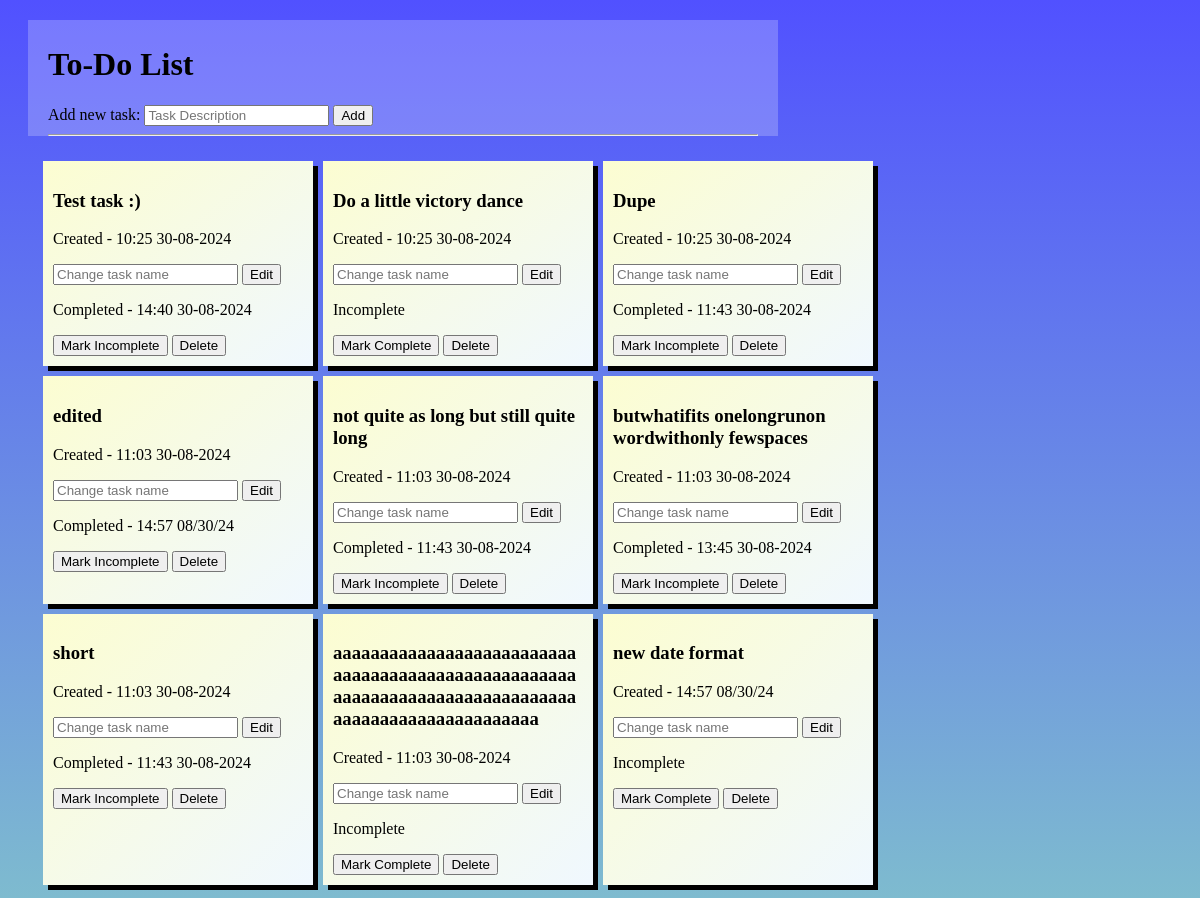
Before: / with the older database file.
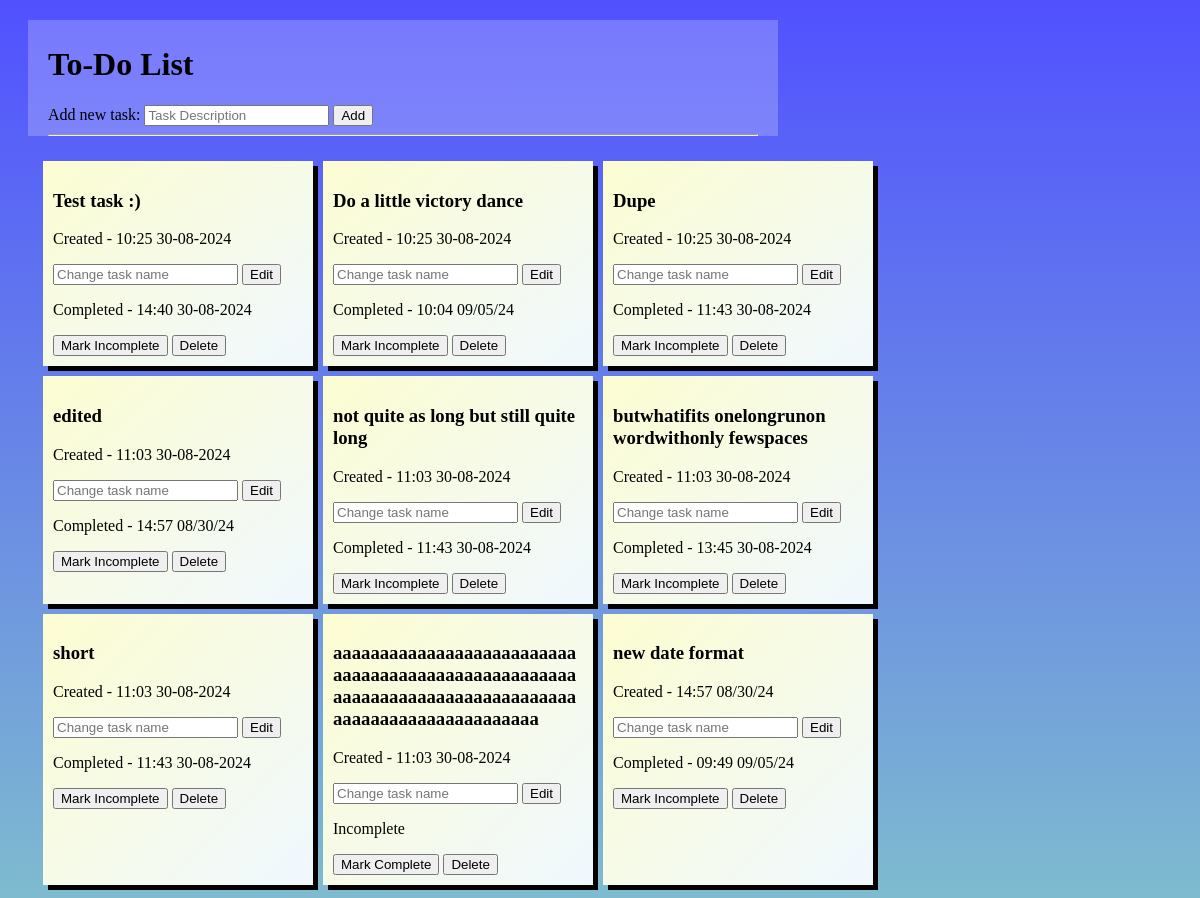
After: the same page with the newer database file.
### website/models.py (models this page shows)
class Todo(db.Model):
    id=db.Column(db.Integer, primary_key=True)
    task=db.Column(db.String(300), unique=True)
    complete=db.Column(db.Boolean, default=False)
    date=db.Column(db.String, default=datetime.now().strftime("%H:%M %x"))
    completed_date=db.Column(db.String, default="")

### website/views.py (the view)
@my_view.route("/")
def home():
    todo_list=Todo.query.all()
    error=request.args.get("error", None)
    return render_template("index.html", todo_list=todo_list, error=error)

### website/templates/index.html (shortened to what this page needs)
<!DOCTYPE html>
<html lang="en">
<head>
    <link rel="stylesheet" href="{{ url_for('static',filename='style.css')}}">
</head>
<body>
    <div class="top">
        <h1>To-Do List</h1>
        <form action="/add" method="post">
            <div>
                <label>Add new task:</label>
                <input type="text" name="task" placeholder="Task Description" maxlength="100" required>
                <button type="submit">Add</button>
            </div>
        </form>
        <hr>
    </div>
    <div class="container">
    {% for todo in todo_list %}
        <div class="todo_box">
            <h3>{{todo.task}}</h3>
            <p>Created - {{todo.date}}</p>
            <form action="/edit/{{ todo.id }}" method="post">
                <input type="text" name="edit" placeholder="Change task name">
                <button type="submit">Edit</button>
            </form>
            {% if todo.complete==False %}
                <p>Incomplete</p>
                <a href="/update/{{ todo.id }}"><button>Mark Complete</button></a>
            {% else %}
                <p>Completed - {{todo.completed_date}}</p>
                <a href="/update/{{ todo.id }}"><button>Mark Incomplete</button></a>
            {% endif %}
            <a href="/delete/{{ todo.id }}"><button>Delete</button></a>
        </div>
    {% endfor %}
    </div>
</body>
</html>

### website/static/style.css (style rules this page uses)
body { background-image: linear-gradient(rgb(81, 81, 255), rgb(126, 187, 207)); background-attachment:fixed; }
div.top { background-color:rgba(255, 255, 255, 0.225); max-width:60%; margin:20px; padding-right:20px; padding-left:20px; padding-top:5px; }
div.container { padding-left:30px; display:grid; grid-template-columns: 280px 280px 280px; }
div.todo_box { background-image: linear-gradient(to bottom right, rgb(252, 253, 209), aliceblue); margin:5px; width:250px; display:inline-block; padding:10px; box-shadow: 5px 5px black; }
h3 { word-wrap:break-word }

Changed rows visible on the page:
changed Todo "Do a little victory dance": completed_date (not shown) → "10:04 09/05/24"; complete "Incomplete Mark Complete" → "Completed - Mark Incomplete"
changed Todo "new date format": completed_date (not shown) → "09:49 09/05/24"; complete "Incomplete Mark Complete" → "Completed - Mark Incomplete"
